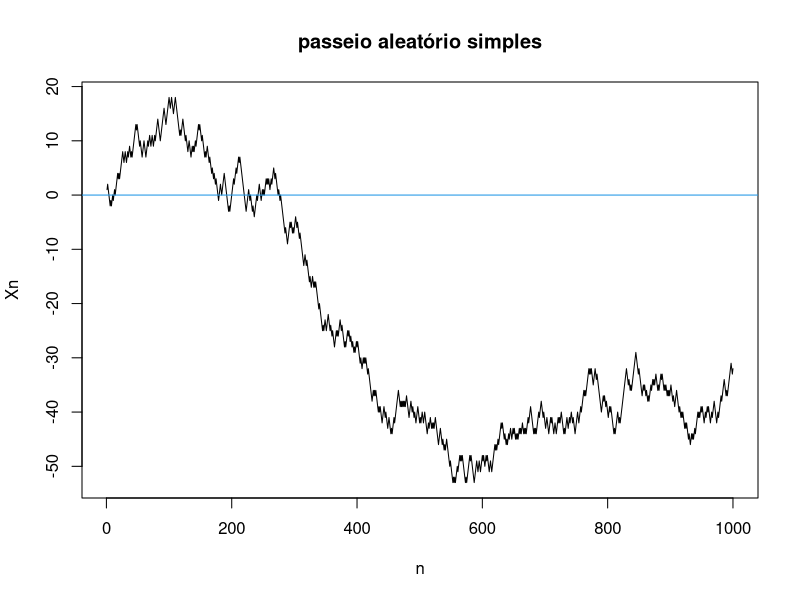
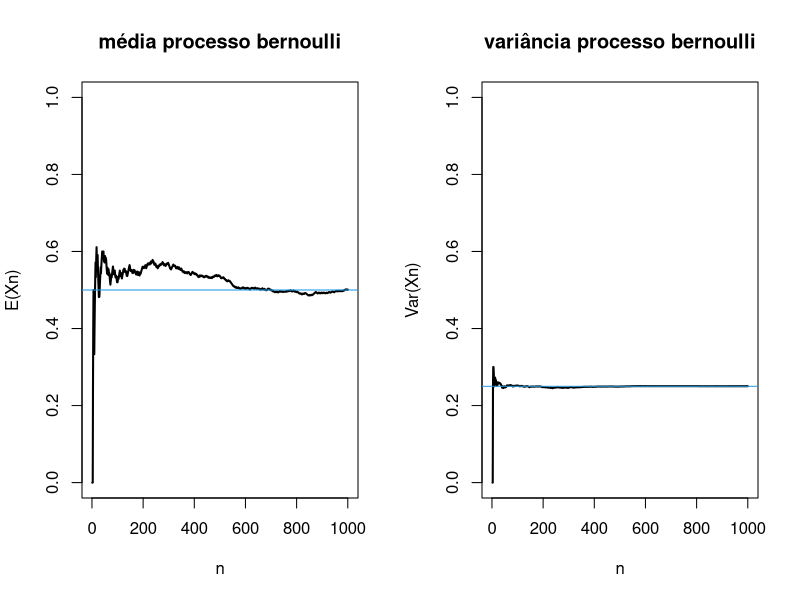
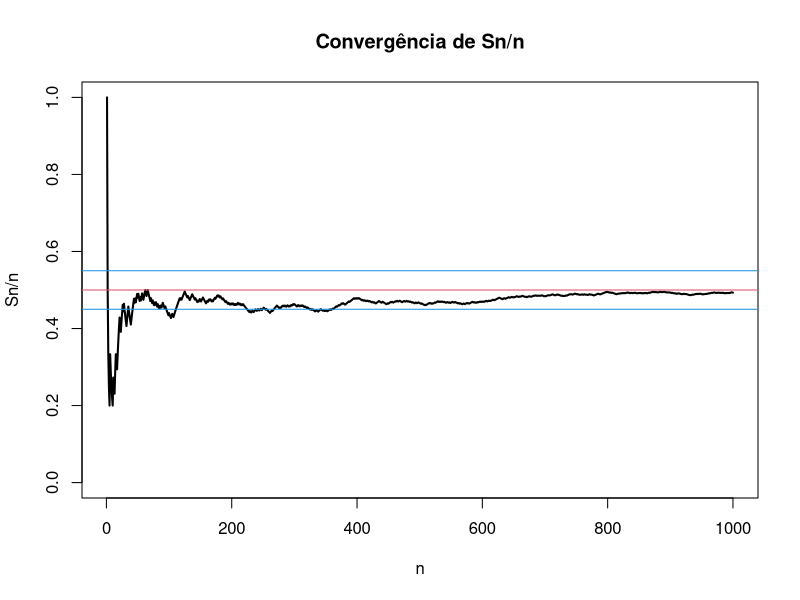

Generate these figures, in order, with R:
## ---- chunk 1
knitr::opts_chunk$set(echo = TRUE)
## ---- chunk 2
#p(x=1)=p e p(x=-1)=1-p
p <- 0.5
q <- 1-p
n <- 1000
x <- ifelse(purrr::rbernoulli(n = n, p = p) == TRUE, 1, -1)
head(x, 10)
#{Sn, n>=0} = X1+ X2 + ... + Xn
# E = inteiros
# T = {0, 1, 2, ...}
sn <- cumsum(x)
plot(sn, type = "l", main = "passeio aleatório simples", ylab = "Xn", xlab = "n")
abline(h=0, col = 4)
## ---- chunk 3
#{Xt, t>=0}
# X0 = 0
# Xt >= 0
# Xt é valor inteiro
# Xs <= Xt se s < t
# Xt - Xs = n° de ocorrências em (s,t]


## ---- chunk 4
p <- 0.5
n <- 1000
x <- purrr::rbernoulli(n = n, p = p)
head(x, 10)
mean(x)

var(x) 
p*(1-p)
## ---- chunk 5
mean_x <- c()
var_x <- c()

for(i in 1:n){
  mean_x[i] <- mean(x[1:i])
  var_x[i] <- var(x[1:i])
}

par(mfrow = c(1,2))
plot(mean_x, type = "l", main = "média processo bernoulli", xlab = "n", ylab = "E(Xn)", ylim = c(0,1), lwd = 2)
abline(h=p, col = 4)

plot(var_x, type = "l", main = "variância processo bernoulli", xlab = "n", ylab = "Var(Xn)", ylim = c(0,1), lwd = 2)
abline(h=p*(1-p), col = 4)
par(mfrow = c(1,1))

## ---- chunk 6
p <- 0.5
n <- 1000
e <- 0.05
x <- purrr::rbernoulli(n = n, p = p)
x <- cumsum(x)
s <- 1:n
s <- x/s

plot(s, type = "l", main = "Convergência de Sn/n", xlab = "n", ylab = "Sn/n", ylim = c(0,1), lwd = 2)
abline(h=p-e, col = 4)
abline(h=p+e, col = 4)
abline(h=p, col = 2)
